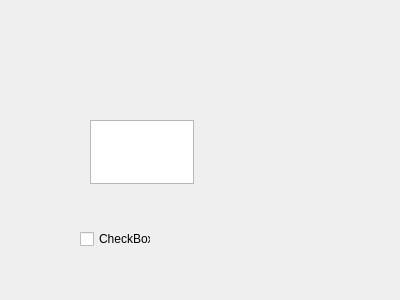
<?xml version="1.0" encoding="UTF-8"?>
<ui version="4.0">
 <class>Form</class>
 <widget class="QWidget" name="Form">
  <property name="geometry">
   <rect>
    <x>0</x>
    <y>0</y>
    <width>400</width>
    <height>300</height>
   </rect>
  </property>
  <property name="windowTitle">
   <string>Form</string>
  </property>
  <widget class="QTextEdit" name="textEdit">
   <property name="geometry">
    <rect>
     <x>90</x>
     <y>120</y>
     <width>104</width>
     <height>64</height>
    </rect>
   </property>
  </widget>
  <widget class="QCheckBox" name="checkBox">
   <property name="geometry">
    <rect>
     <x>80</x>
     <y>230</y>
     <width>71</width>
     <height>18</height>
    </rect>
   </property>
   <property name="text">
    <string>CheckBox</string>
   </property>
  </widget>
 </widget>
 <resources/>
 <connections/>
</ui>
